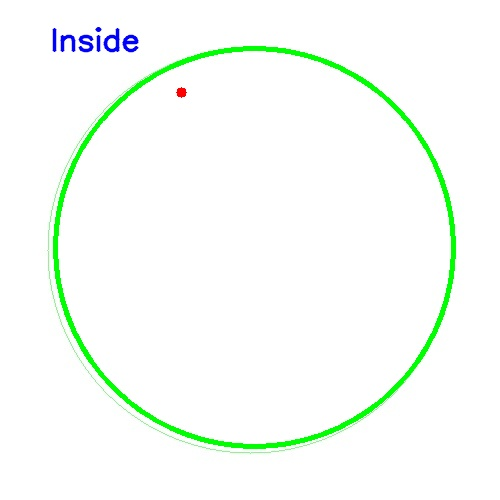
#> input picture 2.jpg, 500 x 500 px
$ python circle_detection.py --image 2.jpg
#> lines starting #> are read from the running program, lines starting #| are printed output that depends on the picture; after the words box and inside, x2 and y2 are one past the last pixel; in counts of white or black regions, pixels touching at a corner belong together
import numpy as np
import cv2

import argparse
import math


def tuple_type(strings):
    strings = strings.replace("(", "").replace(")", "")
    mapped_int = map(int, strings.split(","))
    return tuple(mapped_int)

ap = argparse.ArgumentParser()
ap.add_argument("-i", "--image", required = True, help = "Path to the image")

ap.add_argument("-p", "--point", required = False, help = "points",  type=tuple_type)

args = vars(ap.parse_args())

image = cv2.imread(args["image"],0)
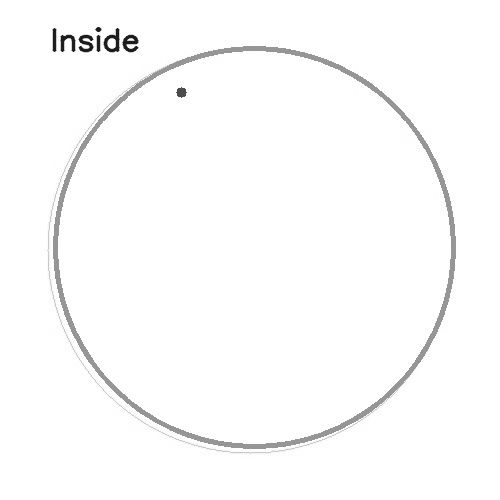
#> image: shape (500, 500); min 22, max 255, mean 251.3
output = cv2.imread(args["image"],1)
#> output is the input picture: shape (500, 500, 3); mean B, G, R 248, 253.5, 247.4

cv2.imshow("Original image", image)
cv2.waitKey()

blurred = cv2.GaussianBlur(image,(5,5),0)

circles = cv2.HoughCircles(blurred, cv2.HOUGH_GRADIENT, 1.5, 300,
                             param1=40,param2=20,minRadius=0,maxRadius=200)
#> circles = [[257.2, 246.8, 199], [20.25, 42.75, 114.5]]

if circles is not None:
    # If there are some detections, convert radius and x,y(center) coordinates to integer
    circles = np.round(circles[0, :]).astype("int")
#> circles = [[257, 247, 199], [20, 43, 114]]
    radius = 0


    for (x, y, r) in circles:
        radius = r
        cv2.circle(output, (x, y), r, (0,255,0), 3)

        if args["point"] and len(args["point"]) == 2:
            center=(x,y)
            coordinate=args["point"]

            cv2.circle(output, args["point"], radius=0, color=(0, 0, 255), thickness=10)

            if (coordinate[0]-center[0])**2 + (coordinate[1]-center[1])**2 < radius**2:
                cv2.putText(output, 'Inside', (50, 50), cv2.FONT_HERSHEY_SIMPLEX,
                                1, (255, 0, 0), 2, cv2.LINE_AA)
            else:
                cv2.putText(output, 'Outside', (50, 50), cv2.FONT_HERSHEY_SIMPLEX,
                                1, (255, 0, 0), 2, cv2.LINE_AA)
#> this loop made 2 passes
#> (x, y, r, radius) on passes 1 to 2: (257, 247, 199, 199), (20, 43, 114, 114)
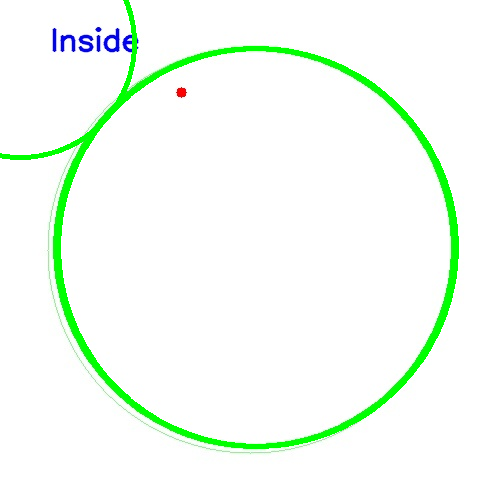
#> output: shape (500, 500, 3); 2.83% of pixels changed, all inside (x1, y1, x2, y2) = (0, 0, 459, 449)


    cv2.imshow("circle_detection",output)
    cv2.waitKey()
else:
    print("circle not detected")
